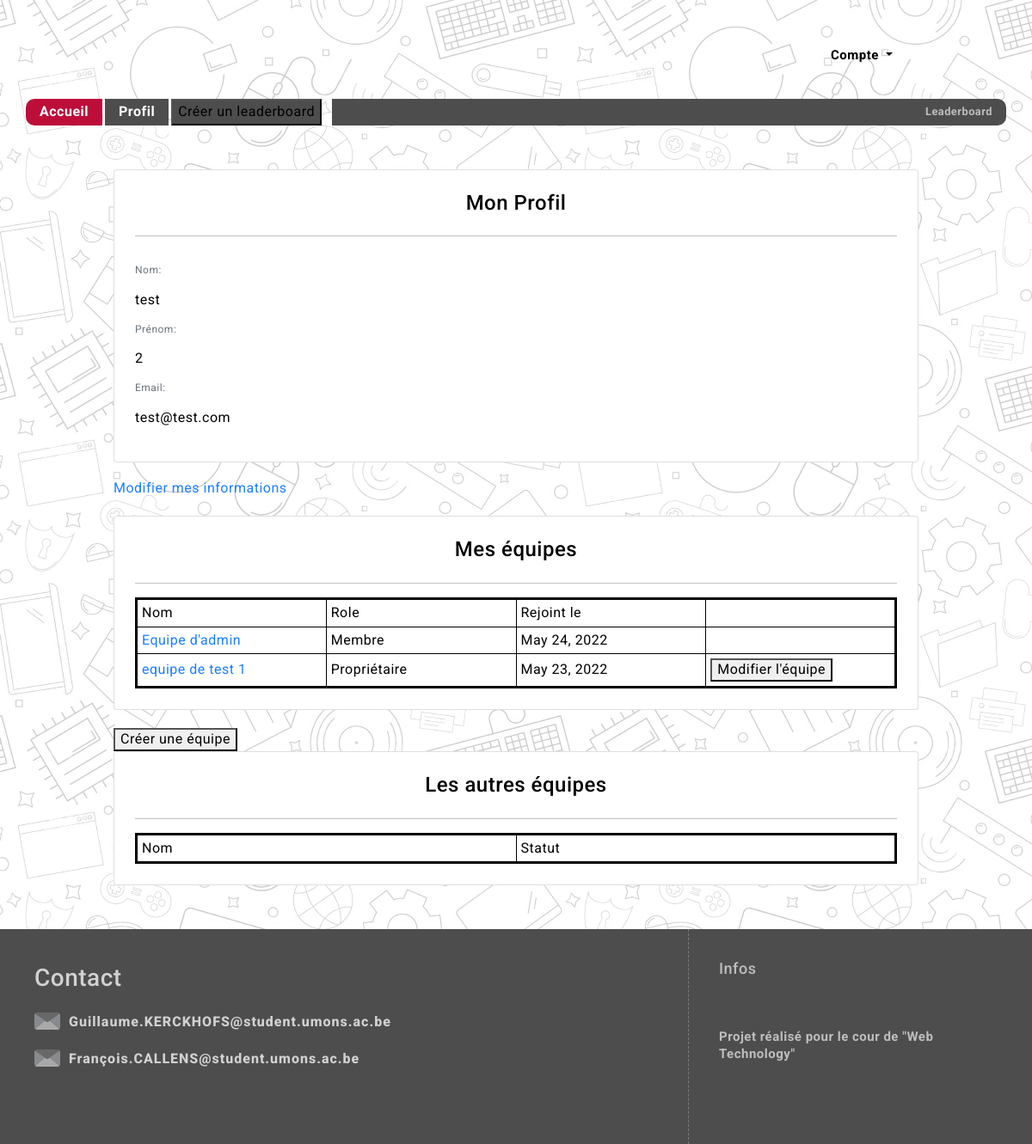
The app's page /profil/ (signed in), older data.
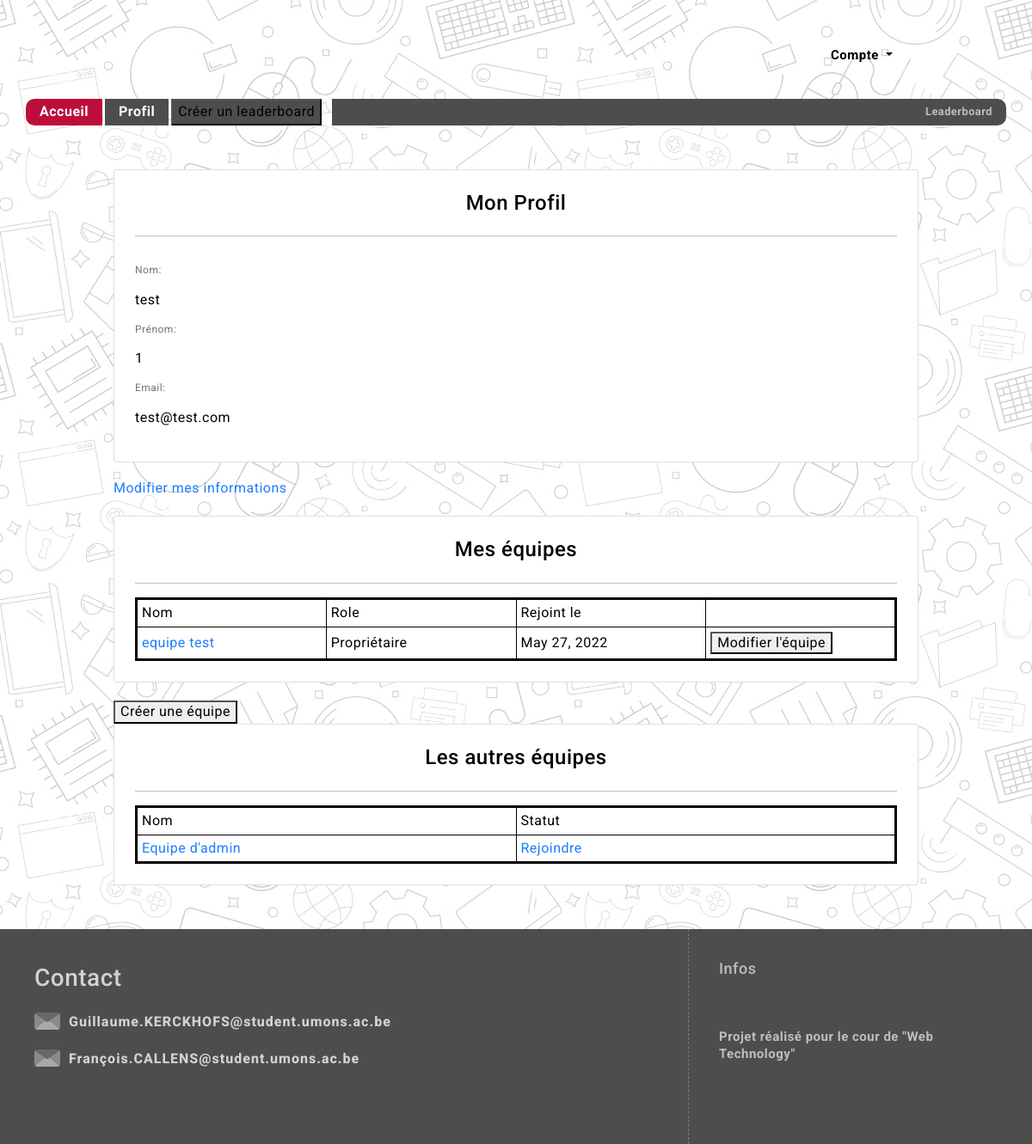
The same page, newer data.
### users/models.py (models this page shows, shortened)
class CustomUser(AbstractBaseUser, PermissionsMixin):
    user_name = models.CharField(max_length=150, unique=True)
    email = models.EmailField( unique=True)
    first_name = models.CharField(max_length=150, blank=True)
    last_name = models.CharField(max_length=150, blank=True)
    is_dev = models.BooleanField(default=False)
    is_staff = models.BooleanField(default=False)
    is_active = models.BooleanField(default=True,editable=False)
    objects = CustomAccountManager()
    USERNAME_FIELD = 'user_name'
    REQUIRED_FIELDS = ['email', 'first_name','last_name']

class Membership(models.Model):
    OWNER = 1
    ADMIN = 2
    MEMBER = 3
    PENDING = 4
    ROLE_CHOICES = (
        (OWNER, 'Propriétaire'),
        (ADMIN, 'Admin'),
        (MEMBER, 'Membre'),
        (PENDING,'En attente')
    )
    member = models.ForeignKey(CustomUser, on_delete=models.CASCADE)
    team = models.ForeignKey(Team, on_delete=models.CASCADE)
    date_joined = models.DateField(default=datetime.now, blank=True)
    role = models.PositiveSmallIntegerField(choices=ROLE_CHOICES, default=PENDING)
    def getRole(self):
        if(self.role==1):
            return 'Propriétaire'
        elif(self.role==2):
            return 'Admin'
        elif(self.role==3):
            return 'Membre'
        else:
            return 'En attente'

class Team(models.Model):
    name=models.CharField(max_length=150, unique=True)
    members=models.ManyToManyField(CustomUser,through="Membership")

### gui/views.py (the view)
# urls.py: path("profil/",profil_view,name="profil"),
@login_required
def profil_view(request):
	user_team,waiting_team,other_team=getAllTeam(request.user)
	context = {'user_team': user_team,'waiting_team':waiting_team,'other_team':other_team}
	return render(request,'gui/HTML/profil.html',context)

### gui/views.py (called while the page is built)
def getAllTeam(user):
	membership=Membership.objects.all()
	team=Team.objects.all()
	waiting_team=[]
	user_team=[]
	other_team=[]
	for t in team:
		try:
			membership=Membership.objects.get(member=user,team=t)
			if membership:
				if membership.role==4:
					waiting_team.append(t)
					print(t.id)
				else:
					user_team.append(membership)
					print(t.id)
		except:
			other_team.append(t)
			print(t.id)
	return user_team,waiting_team,other_team

### templates/gui/HTML/Profil.html (shortened to what this page needs)
{% extends "gui/HTML/base.html" %}
{% load bootstrap5 %}
{% block content %}
        <div class="container" id="Informations">
                <div class="card p-4">
                    <h4 class="card-title font-weight-bold text-center">Mon Profil</h4>
                    <hr>
                    <div class="card-text">
                        <p class="text-muted mb-0" style="font-size: 12px">Nom:</p>
                        <p>{{ user.last_name }}</p>
                        <p class="text-muted mb-0" style="font-size: 12px">Prénom:</p>
                        <p>{{ user.first_name }}</p>
                        <p class="text-muted mb-0" style="font-size: 12px">Email:</p>
                        <p>{{ user.email }} </p>
                    </div>
                </div>
                <div>
                    <a href="/profil/edit">Modifier mes informations </a>
                </div>
            <div class="card p-4">
                <h4 class="card-title font-weight-bold text-center">Mes équipes</h4>
                <hr>
                <div class="card-text">
                    <table>
                        <tr>
                            <td>Nom</td>
                            <td>Role</td>
                            <td>Rejoint le</td>
                            <td>&nbsp</td>
                        </tr>
                        {% for t in user_team %}
                                <tr>
                                    <td><a href="{% url 'teamProfil' t.team.id %}">{{t.team.name}} </a> </td>
                                    <td> {{t.getRole}} </td>
                                    <td>  {{t.date_joined}}</td>
                                    <td>
                                        {% if t.role == 1 %}
                                        <button hx-get="{% url 'updateTeam' team_id=t.team.id%}" hx-target="#dialog">Modifier l'équipe </button></td>
                                        {% endif %}
                                </tr>
                        {% endfor %}
                    </table>
                </div>
            </div>
            <div>
                <button hx-get="{% url 'createTeam' %}" hx-target="#dialog">
                    Créer une équipe                  </button>
            </div>
            <div class="card p-4">
                <h4 class="card-title font-weight-bold text-center">Les autres équipes</h4>
                <hr>
                <div class="card-text">
                    <table>
                        <tr>
                            <td>Nom</td>
                            <td>Statut</td>
                        </tr>
                        {% for t in other_team %}
                                <tr>
                                    <td><a href="{% url 'teamProfil' t.id %}">{{t.name}} </a> </td>
                                    <td><a href="{% url 'joinTeam' team_id=t.id %}">Rejoindre</a></td>
                                </tr>
                        {% endfor %}
                    </table>
                </div>
            </div>
        </div>
{% endblock %}

### templates/gui/HTML/base.html (shortened to what this page needs)
{% load static %}
{% load i18n %}
<!DOCTYPE html>
<html lang="fr">
<head>
    <link href="https://cdn.jsdelivr.net/npm/bootstrap@5.0.0-beta3/dist/css/bootstrap.min.css" rel="stylesheet"
>
    <link rel="stylesheet" href="{% static 'CSS/default.css' %}">
    <link rel="stylesheet" href="{% static 'CSS/shared.css' %}">
    <link rel="stylesheet" href="{% static 'CSS/style.css' %}">
    <link rel="stylesheet" href="{% static 'CSS/table.css' %}">
</head>
<body>
    <div id="site_container">
        <header class="large_center">
            <div class="justify-content-end">
                {% if user.is_authenticated %}
                    <div id="navbar_special_btns">
                        <div class="nav-item dropdown">
                            <a class="nav-link dropdown-toggle" href="#" id="insideDropdown" role="button" data-bs-toggle="dropdown" aria-expanded="false">
                                Compte
                            </a>
                        </div>
                    </div>
                {% endif %}
            </div>
            <nav>
                <div>
                    <a href="/home" class="umons_red_btn" >Accueil</a>
                    {% if not user.is_authenticated %}
                        <a href="/login" class="umons_grey_btn mobile">Se connecter</a>
                        <a href="/regisyer" class="umons_grey_btn mobile">S'inscrire'</a>
                    {% else %}
                        <a class="umons_grey_btn" href="/profil">Profil</a>
                        {% if user.is_dev %}
                            <button hx-get="{% url 'createBoard' %}" hx-target="#dialog" class="umons_grey_btn">
                            Créer un leaderboard                </button>
                        {% endif %}
                    {% endif %}
                </div>
                <div>
                    <div class="umons_grey_btn mobile">
                        <div>
                            Leaderboard
                        </div>
                    </div>
                </div>
            </nav>
        </header>
        <div id="content_container">
            <div id="old_content" class="medium_center">
                {% block content %}
                {% endblock %}
            </div>
        </div>
        <footer>
            <div class="left">
                <div id="social">
                    <h3>Contact</h3>
                    <div class="email">
                        <a href="mailto:Guillaume.KERCKHOFS@student.umons.ac.be"><img src="{% static '/images/email.svg' %}"> Guillaume.KERCKHOFS@student.umons.ac.be</a>
                        <a href="mailto:François.CALLENS@student.umons.ac.be"><img src="{% static '/images/email.svg' %}"> François.CALLENS@student.umons.ac.be</a>
                    </div>
                </div>
            </div>
            <div class="right">
                <div>
                    <h3>Infos</h3>
                    <ul>
                        Projet réalisé pour le cour de "Web Technology"
                    </ul>
                </div>
            </div>
        </footer>
    </div>
</body>
</html>

### static/CSS/default.css (style rules this page uses)
* { box-sizing: border-box; font-family: 'Roboto', Arial, Helvetica, sans-serif; letter-spacing: 0.5px; }
html, body { margin: 0; padding: 0; font-size: 16px; line-height: 1.3; height: 100%; }
body { background: url(../images/background_20.png) 600px repeat; background-attachment: fixed; }
a { text-decoration: none; color: #1b7eff; }
.large_center { max-width: 1200px; margin: 0 auto; }
.medium_center { max-width: 1200px; padding: 0 60px; margin: 0 auto; }
.umons_grey_btn { background-color: #4D4D4D!important; }
.umons_red_btn { background-color: #BD0E3A!important; }

### static/CSS/shared.css (style rules this page uses)
#site_container { min-height: 100%; width: 100%; display: grid; grid-template-rows: max-content auto max-content; justify-items: center; }
header { padding: 30px 30px 0 30px; display: grid; grid-template-rows: max-content max-content; grid-gap: 15px; width: 100%; }
header > div { display: grid; grid-template-columns: 160px auto repeat(3, max-content); height: 70px; grid-gap: 15px; align-items: center; font-size: 15px; }
header > nav { display: grid; grid-auto-flow: column; grid-template-columns: max-content auto; grid-gap: 3px; height: max-content; width: 100%; }
header > nav > div:first-child { display: grid; grid-template-columns: repeat(6, max-content); grid-gap: 3px; }
header > nav > div > a { font-size: 16px; color: #FFF; }
header > nav > div:last-child, header > nav > div > a { padding: 5px 16px; background-color: #4D4D4D; font-weight: 700; }
header > nav > div > a { transition: 0.5s; }
header > nav > div > a:first-child { border-radius: 10px 0 0 10px; }
header > nav > div:last-child { border-radius: 0 10px 10px 0; }
header > nav > div:last-child { color: #BEBEBE; font-size: 0.8em; height: 100%!important; text-align: right; display: grid; align-items: center; justify-items: right; width: 100%; }
#content_container { display: grid; grid-gap: 80px; padding: 30px; width: calc(100% - 60px); }
#content_container > * { width: 100%; }
footer { min-height: 250px; width: 100%; background-color: #4d4d4d; display: grid; grid-template-columns: 2fr 1fr; max-width: 100%; }
footer > .left { height: 100%; display: grid; grid-template-rows: max-content auto max-content; padding: 40px; color: #D2D2D2; }
footer > .left > #social { display: grid; grid-template-rows: repeat(2, max-content); grid-gap: 10px; }
footer > .left > #social .email { display: grid; grid-template-columns: repeat(2, max-content); align-items: center; grid-gap: 10px; }
footer > .left > #social .email img { margin-right: 5px; margin-bottom: 3px; }
footer > .left > #social .email a, footer > .left > #social .email a:visited, footer > .left > #social .email a:hover { color: #D2D2D2; font-weight: 800; letter-spacing: 1px; }
footer > .left > #social img { width: 30px; }
footer > .right { display: grid; grid-template-columns: 1fr; }
footer > .right > div { border-left: 1px dashed #7c7c7c; }
footer > .right > div { padding: 35px; }
footer > .right h3 { font-size: 18px; margin: 0; color: #BEBEBE; }
footer > .right ul { font-size: 15px; margin: 0; color: #BEBEBE; list-style: none; padding: 0; margin: 0; font-weight: 700; }
footer > .right > div:last-child { display: grid; height: 100%; }
header > div .nav-link.dropdown-toggle { display: inline-block!important; }
#navbar_special_btns { display: grid; grid-template-columns: max-content max-content; }
#navbar_special_btns a.nav-link, #navbar_special_btns a.nav-link:visited, #navbar_special_btns a.nav-link:hover { font-weight: 700; color: #000; }

### static/CSS/style.css (style rules this page uses)
.card { color:black; height: 100%; }
p { margin-top: 1rem; }

### static/CSS/table.css (style rules this page uses)
table { table-layout: fixed; width: 100%; border-collapse: collapse; border: 3px solid black; }
th, td { padding: 20px; }
table td { border: 1px solid black; padding: 5px; }

Row changes from the older to the newer data that the page shows:
removed Membership: team.name "Equipe d'admin", getRole "Membre", date_joined "May 24, 2022"
removed Membership: team.name "equipe de test 1", getRole "Propriétaire", date_joined "May 23, 2022", shows "Modifier l'équipe"
changed CustomUser "test": first_name "2" → "1"
added Membership: team.name "equipe test", getRole "Propriétaire", date_joined "May 27, 2022", shows "Modifier l'équipe"
now on this page (row unchanged): Team: name "Equipe d'admin"
